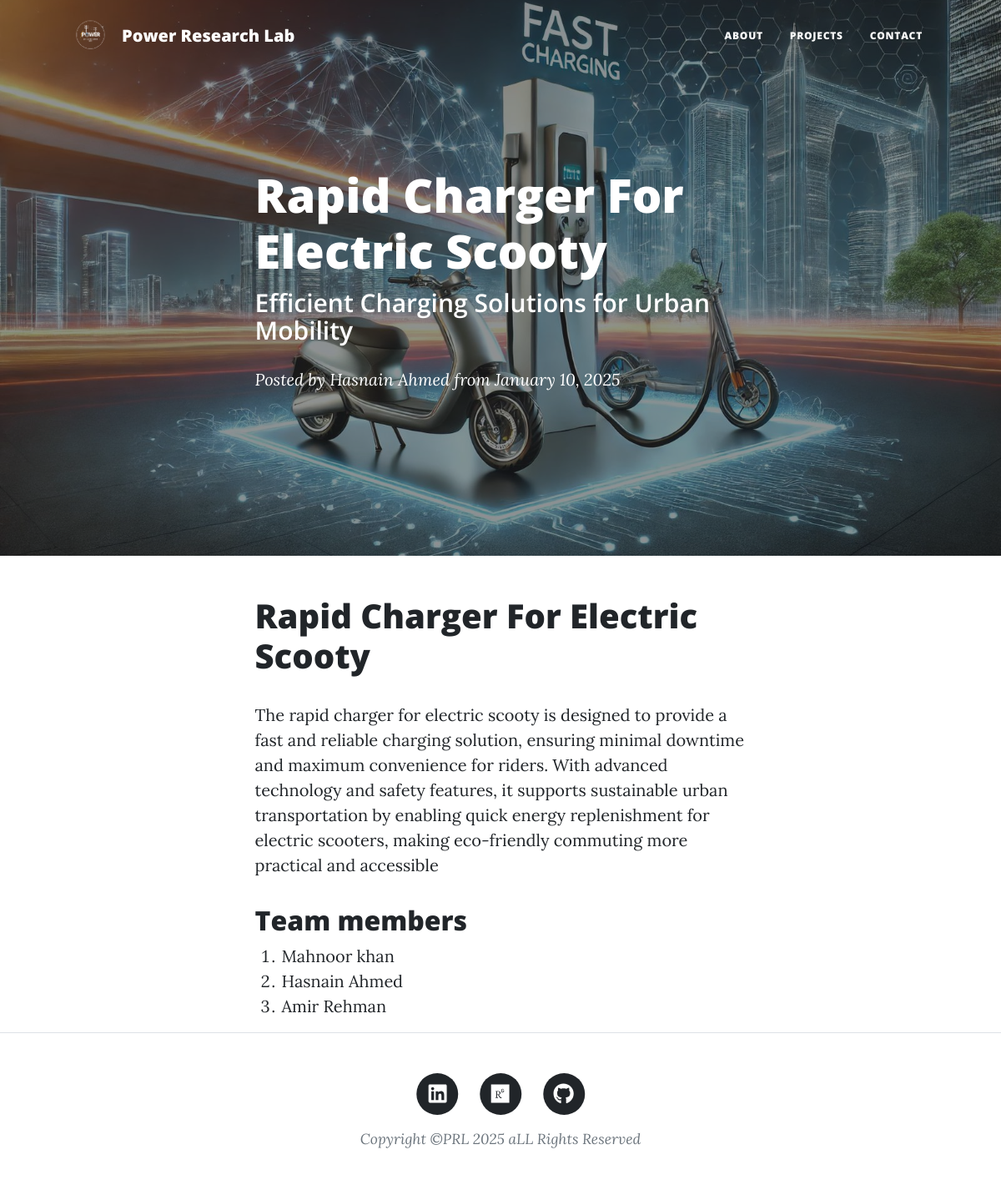
The app's page /post/4 with its own data.
### main.py (models this page shows)
class BlogPost(db.Model):
    id: Mapped[int] = mapped_column(Integer, primary_key=True)
    title: Mapped[str] = mapped_column(String(250), unique=True, nullable=False)
    subtitle: Mapped[str] = mapped_column(String(250), nullable=False)
    date: Mapped[str] = mapped_column(String(250), nullable=False)
    body: Mapped[str] = mapped_column(Text, nullable=False)
    author: Mapped[str] = mapped_column(String(250), nullable=False)
    img_url: Mapped[str] = mapped_column(String(250), nullable=False)

### main.py (the view)
@app.route("/post/<int:post_id>")
def show_post(post_id):
    requested_post = db.get_or_404(BlogPost, post_id)
    return render_template("post.html", post=requested_post)

### templates/post.html (shortened to what this page needs)
{% include "header.html" %}
<header class="masthead" style="background-image: url('{{ url_for('static', filename='assets/img/' + post.img_url) }}');">
  <div class="container position-relative px-4 px-lg-5">
    <div class="row gx-4 gx-lg-5 justify-content-center">
      <div class="col-md-10 col-lg-8 col-xl-7">
        <div class="post-heading">
          <h1>{{ post.title }}</h1>
          <h2 class="subheading">{{ post.subtitle }}</h2>
          <span class="meta">
            Posted by <a href="#">{{ post.author }}</a> from {{ post.date }}
          </span>
        </div>
      </div>
    </div>
  </div>
</header>
<article>
  <div class="container px-4 px-lg-5">
    <div class="row gx-4 gx-lg-5 justify-content-center">
      <div class="col-md-10 col-lg-8 col-xl-7">
        {{ post.body|safe }}
      </div>
    </div>
  </div>
</article>
{% include "footer.html" %}

### records on screen
BlogPost: img_url (picture), title "Rapid Charger For Electric Scooty", subtitle "Efficient Charging Solutions for Urban Mobility", author "Hasnain Ahmed", date "January 10, 2025", body "Rapid Charger For Electric Scooty The rapid charger for electric scooty is designed to provide a fast and reliable charging solution, ensuring minimal downtime and maximum convenience for riders. With advanced technology and safety features, it supports sustainable urban transportation by enabling quick energy replenishment for electric scooters, making eco-friendly commuting more practical and accessible Team members Mahnoor khan Hasnain Ahmed Amir Rehman"
